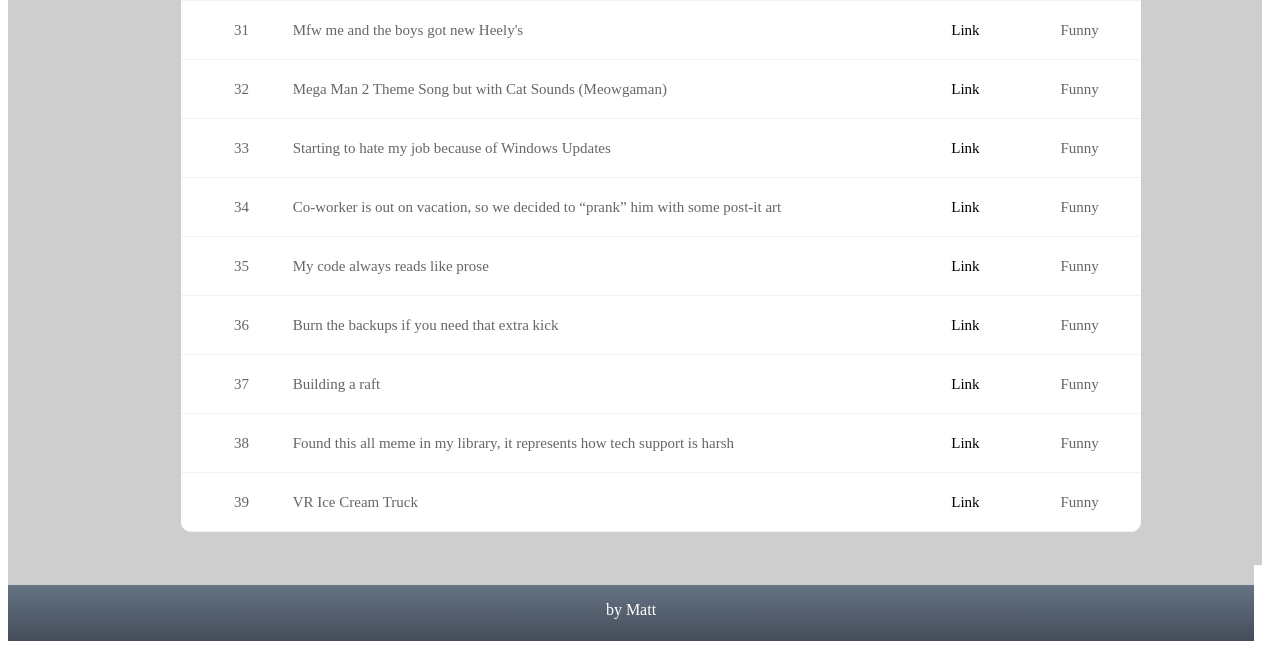
Before: /sortbyfunny (lower part) with the older database file.
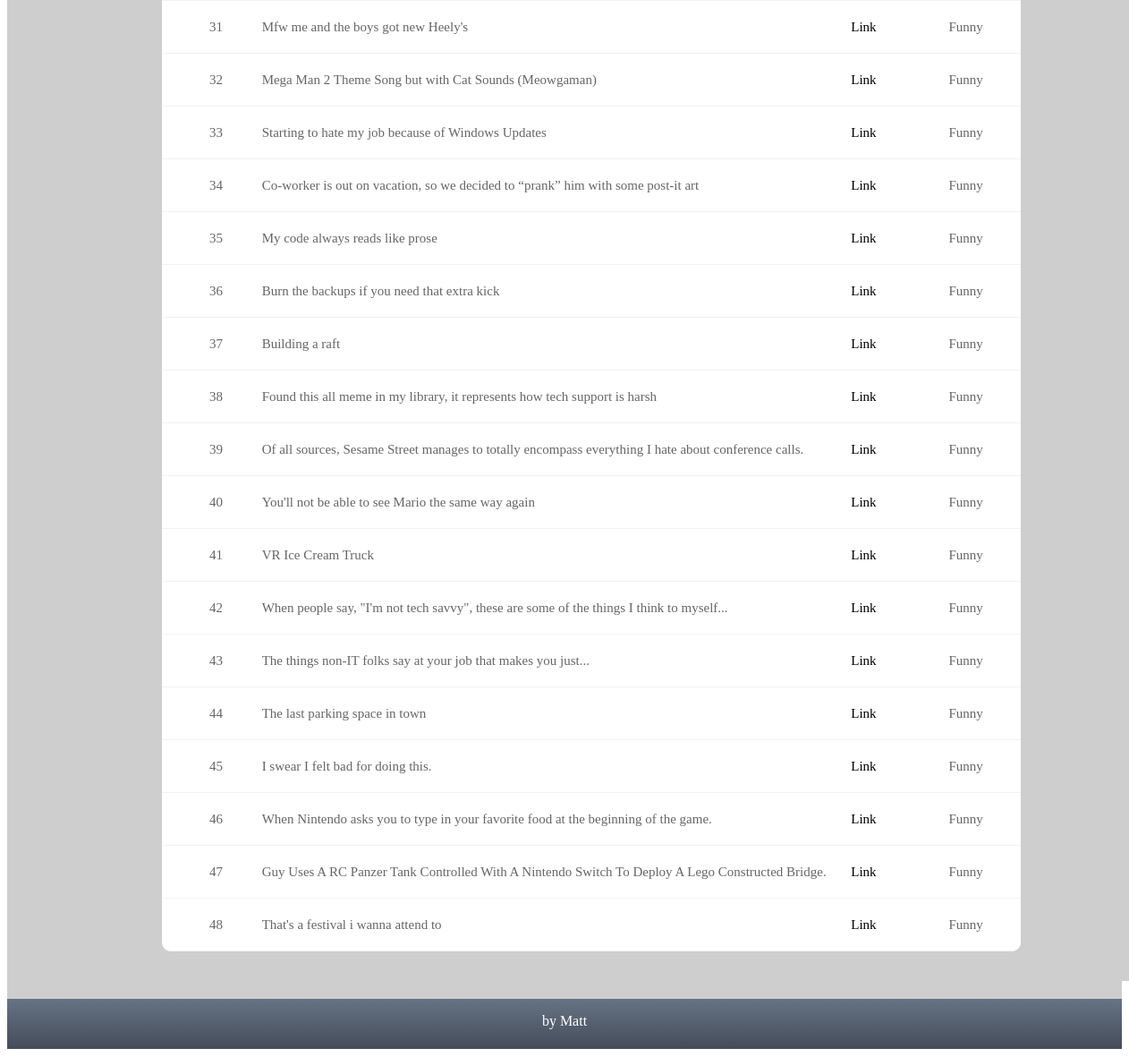
After: the same page with the newer database file.
### tables this page shows
CREATE TABLE posts (id text primary key unique, title text, link text, category text);

### app.py (the view)
@app.route('/sortbyfunny', methods=['GET', 'POST'])
def sortbyfunny():
	db = get_db()
	cur = db.execute('SELECT id, title, link, category FROM posts WHERE category = "Funny"')
	results = cur.fetchall()
	return render_template("sortbyfunny.html", results=results)

### app.py (called while the page is built)
def connect_db():
	sql = sqlite3.connect('C:\\Users\\MGLafayette\\Desktop\\Projects\\Flask\\data.db')
	sql.row_factory = sqlite3.Row
	return sql

def get_db():
	if not hasattr(g, 'sqlite3'):
		g.sqlite_db = connect_db()
	return g.sqlite_db

### templates/sortbyfunny.html (shortened to what this page needs)
<!DOCTYPE html>
<html>
<head>
	<link rel="stylesheet" type="text/css" href="{{ url_for('static', filename='CSS/style.css') }}">
</head>
{% extends "navtest.html" %}
	{% block content %}
<div class="limiter">
		<div class="container-table100">
			<div class="wrap-table100">
					<div class="table">
						{% for post in results %}
						<div class="row">
							<div class="cell" data-title="Number">{{loop.index}}</div>
							<div class="cell" data-title="Post">{{post['title']}}</div>
							<div class="cell" data-title="Link"><a href="{{post['link']}}" target='_blank'>Link</a></div>
							<div class="cell" data-title="Category">{{post['category']}}</div>
						</div>
						{% endfor %}
				</div>
</div>
	{% endblock %}

Changed rows visible on the page:
now on this page (row edited): posts: title "Of all sources, Sesame Street manages to totally encompass everything I hate about conference calls.", category "Funny"
now on this page (row edited): posts: title "You'll not be able to see Mario the same way again", category "Funny"
now on this page (row edited): posts: title "When people say, \"I'm not tech savvy\", these are some of the things I think to myself...", category "Funny"
now on this page (row edited): posts: title "The things non-IT folks say at your job that makes you just...", category "Funny"
now on this page (row edited): posts: title "The last parking space in town", category "Funny"
now on this page (row edited): posts: title "I swear I felt bad for doing this.", category "Funny"
now on this page (row edited): posts: title "When Nintendo asks you to type in your favorite food at the beginning of the game.", category "Funny"
now on this page (row edited): posts: title "Guy Uses A RC Panzer Tank Controlled With A Nintendo Switch To Deploy A Lego Constructed Bridge.", category "Funny"
now on this page (row edited): posts: title "That's a festival i wanna attend to", category "Funny"
